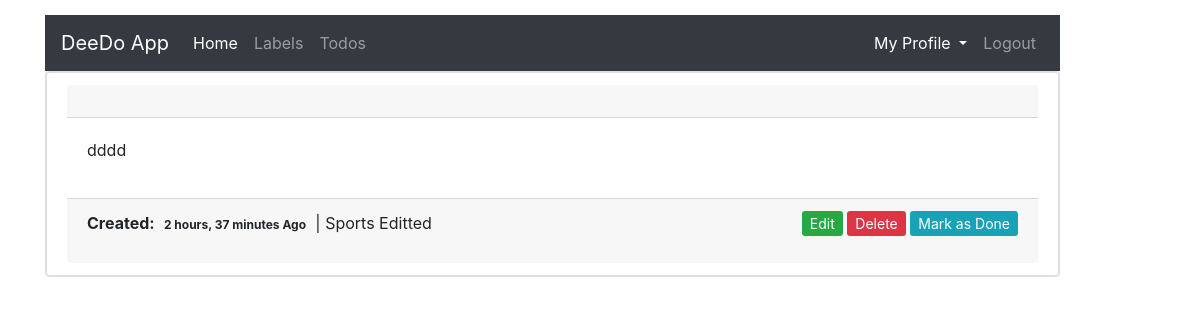
Screenshot of /todo/5 (signed in) with the database file from the repository.
### todos/models.py (models this page shows, shortened)
class Todo(models.Model):
    title = models.CharField(max_length=100)
    description = models.TextField()
    label = models.ForeignKey(Label, on_delete=models.CASCADE)
    created_on = models.DateTimeField(auto_now_add=True)
    updated_on = models.DateTimeField(auto_now=True)
    status = models.BooleanField(default=False)
    owner = models.ForeignKey(User, on_delete=models.CASCADE, default=1)
    todo_priority = models.ForeignKey(TodoLevel, on_delete=models.CASCADE, default=1)

class Label(models.Model):
    title = models.CharField(max_length=100)
    created_on = models.DateTimeField(auto_now_add=True)
    updated_on = models.DateTimeField(auto_now=True)
    status = models.BooleanField(default=1)
    owner = models.ForeignKey(User, on_delete=models.CASCADE, default=1)
    def __str__(self):
        return self.title

### todos/views.py (the view)
# urls.py: path('todo/<int:pk>', TodoDetail.as_view(), name="todos-detail"),
class TodoDetail(LoginRequiredMixin,DetailView):
    model = Todo
    def get_queryset(self):
        return Todo.objects.filter(owner=self.request.user)

### templates/todos/todo_detail.html (shortened to what this page needs)
{% extends 'base.html' %}
{% block contents %}
  {% if object %}
    <ul class="list-group card">
        <li class="list-group-item">
            <div class="card-header">
            </div>
            <div class="col_md_2_list card-body">
                <p>{{object.description}}</p>
            </div>
            <div class="card-footer">
                <div class="cont_text_date">
                    <p>
                        <span>
                        <b>Created:</b>
                        <span class="badge badge-default">{{object.created_on|timesince}} Ago</span>  |
                        {{object.label}}
                        </span>
                        <span class="float-right">
                            <a href="{% url 'todos-update' object.pk %}" class="btn-success btn-sm">Edit</a>
                            <a href="{% url 'todos-delete' object.pk %}" class="btn-danger btn-sm">Delete</a>
                             {% if object.status %}
                                <a href="{% url 'todos-is-completed' object.pk 0 %}" class="btn-info btn-sm">Mark as not Done</a>
                            {% else %}
                                 <a href="{% url 'todos-is-completed' object.pk 1 %}" class="btn-info btn-sm">Mark as  Done</a>
                            {% endif %}
                        </span>
                    </p>
                </div>
            </div>
        </li>
    </ul>
{% else %}
    <h5>
        No <b>Todolist</b> Added Yet....
        <a href="{% url 'todos-create-label' %}"> Click me to Add </a>
        New Label to get Started
    </h5>
{% endif %}
{% endblock contents %}

### rows the page displays
Todo: description "dddd", created_on "2 hours, 37 minutes", label "Sports Editted"
